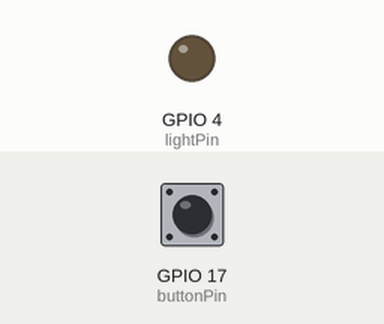
Simulated run of this program. Board: Raspberry Pi (BCM pin numbers). Shown: output pins drawn as LEDs (lit = HIGH). The inputs (shaded band) are chosen by the test bench; at power-on: GPIO 17 (buttonPin) HIGH.

Above: at 1.2 s.
1.3 s: GPIO 17 (buttonPin) pulled LOW for 0.15 s
At 1.4 s:
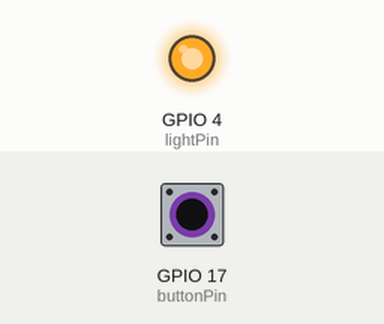
3.0 s: GPIO 17 (buttonPin) pulled LOW for 3.2 s
At 7.6 s:
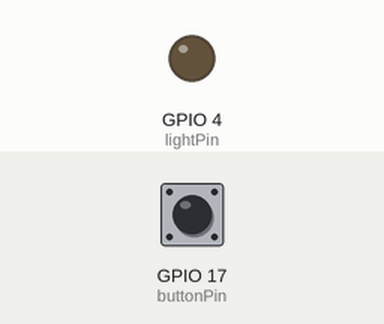
Timing chart, 0 to 9.1 s (numbered marks = the images above; inputs shaded):
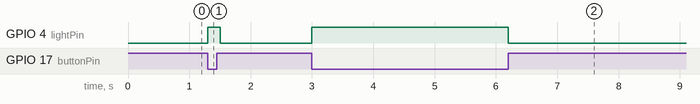

Measured:
- after the input at 1.3 s, GPIO 4 (lightPin): LOW → HIGH at once, → LOW 0.20 s later
- after the input at 3.0 s, GPIO 4 (lightPin): LOW → HIGH at once, → LOW 3.2 s later

The program:

buttonInput.py
```python
#buttonInput.py
import RPi.GPIO as GPIO
from time import sleep

GPIO.setmode(GPIO.BCM)

# Amount of time to wait
sleepTime = .1

# GPIO of the components
lightPin = 4
buttonPin = 17

GPIO.setup(lightPin, GPIO.OUT)
GPIO.setup(buttonPin, GPIO.IN, pull_up_down=GPIO.PUD_UP)

GPIO.output(lightPin, False)

try:
    while True:
        GPIO.output(lightPin, not GPIO.input(buttonPin))
        sleep(sleepTime)
finally:
    GPIO.output(lightPin, False)
    GPIO.cleanup()
```
